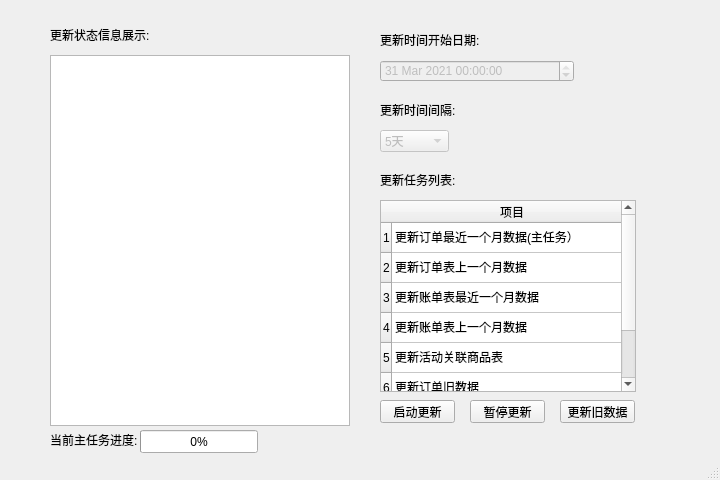
<?xml version="1.0" encoding="UTF-8"?>
<ui version="4.0">
 <class>KSUpdate</class>
 <widget class="QMainWindow" name="KSUpdate">
  <property name="enabled">
   <bool>true</bool>
  </property>
  <property name="geometry">
   <rect>
    <x>0</x>
    <y>0</y>
    <width>720</width>
    <height>480</height>
   </rect>
  </property>
  <property name="minimumSize">
   <size>
    <width>720</width>
    <height>480</height>
   </size>
  </property>
  <property name="windowTitle">
   <string>ks</string>
  </property>
  <widget class="QWidget" name="centralwidget">
   <widget class="QLabel" name="label_message">
    <property name="geometry">
     <rect>
      <x>50</x>
      <y>25</y>
      <width>111</width>
      <height>20</height>
     </rect>
    </property>
    <property name="text">
     <string>更新状态信息展示:</string>
    </property>
   </widget>
   <widget class="QTextBrowser" name="textBrowser">
    <property name="geometry">
     <rect>
      <x>50</x>
      <y>55</y>
      <width>300</width>
      <height>371</height>
     </rect>
    </property>
   </widget>
   <widget class="QDateTimeEdit" name="dateTimeEdit">
    <property name="enabled">
     <bool>false</bool>
    </property>
    <property name="geometry">
     <rect>
      <x>380</x>
      <y>60</y>
      <width>194</width>
      <height>22</height>
     </rect>
    </property>
    <property name="dateTime">
     <datetime>
      <hour>0</hour>
      <minute>0</minute>
      <second>0</second>
      <year>2021</year>
      <month>3</month>
      <day>31</day>
     </datetime>
    </property>
   </widget>
   <widget class="QLabel" name="label_endtime">
    <property name="geometry">
     <rect>
      <x>380</x>
      <y>30</y>
      <width>111</width>
      <height>20</height>
     </rect>
    </property>
    <property name="text">
     <string>更新时间开始日期:</string>
    </property>
   </widget>
   <widget class="QLabel" name="label_time">
    <property name="geometry">
     <rect>
      <x>380</x>
      <y>100</y>
      <width>111</width>
      <height>20</height>
     </rect>
    </property>
    <property name="text">
     <string>更新时间间隔:</string>
    </property>
   </widget>
   <widget class="QComboBox" name="comboBox">
    <property name="enabled">
     <bool>false</bool>
    </property>
    <property name="geometry">
     <rect>
      <x>380</x>
      <y>130</y>
      <width>69</width>
      <height>22</height>
     </rect>
    </property>
    <item>
     <property name="text">
      <string>5天</string>
     </property>
    </item>
   </widget>
   <widget class="QPushButton" name="pushButton_stop">
    <property name="geometry">
     <rect>
      <x>470</x>
      <y>400</y>
      <width>75</width>
      <height>23</height>
     </rect>
    </property>
    <property name="text">
     <string>暂停更新</string>
    </property>
   </widget>
   <widget class="QPushButton" name="pushButton_start">
    <property name="geometry">
     <rect>
      <x>380</x>
      <y>400</y>
      <width>75</width>
      <height>23</height>
     </rect>
    </property>
    <property name="text">
     <string>启动更新</string>
    </property>
   </widget>
   <widget class="QTableWidget" name="tableWidget">
    <property name="enabled">
     <bool>true</bool>
    </property>
    <property name="geometry">
     <rect>
      <x>380</x>
      <y>200</y>
      <width>256</width>
      <height>192</height>
     </rect>
    </property>
    <attribute name="horizontalHeaderDefaultSectionSize">
     <number>240</number>
    </attribute>
    <row>
     <property name="text">
      <string>1</string>
     </property>
    </row>
    <row>
     <property name="text">
      <string>2</string>
     </property>
    </row>
    <row>
     <property name="text">
      <string>3</string>
     </property>
    </row>
    <row>
     <property name="text">
      <string>4</string>
     </property>
    </row>
    <row>
     <property name="text">
      <string>5</string>
     </property>
    </row>
    <row>
     <property name="text">
      <string>6</string>
     </property>
    </row>
    <row>
     <property name="text">
      <string>7</string>
     </property>
    </row>
    <column>
     <property name="text">
      <string>项目</string>
     </property>
     <property name="textAlignment">
      <set>AlignCenter</set>
     </property>
     <property name="foreground">
      <brush brushstyle="SolidPattern">
       <color alpha="255">
        <red>0</red>
        <green>0</green>
        <blue>0</blue>
       </color>
      </brush>
     </property>
    </column>
    <item row="0" column="0">
     <property name="text">
      <string>更新订单最近一个月数据(主任务）</string>
     </property>
     <property name="background">
      <brush brushstyle="NoBrush">
       <color alpha="255">
        <red>0</red>
        <green>0</green>
        <blue>0</blue>
       </color>
      </brush>
     </property>
     <property name="flags">
      <set>ItemIsSelectable|ItemIsDragEnabled|ItemIsDropEnabled|ItemIsUserCheckable|ItemIsEnabled</set>
     </property>
    </item>
    <item row="1" column="0">
     <property name="text">
      <string>更新订单表上一个月数据</string>
     </property>
     <property name="flags">
      <set>ItemIsSelectable|ItemIsDragEnabled|ItemIsDropEnabled|ItemIsUserCheckable|ItemIsEnabled</set>
     </property>
    </item>
    <item row="2" column="0">
     <property name="text">
      <string>更新账单表最近一个月数据</string>
     </property>
     <property name="flags">
      <set>ItemIsSelectable|ItemIsDragEnabled|ItemIsDropEnabled|ItemIsUserCheckable|ItemIsEnabled</set>
     </property>
    </item>
    <item row="3" column="0">
     <property name="text">
      <string>更新账单表上一个月数据</string>
     </property>
     <property name="flags">
      <set>ItemIsSelectable|ItemIsDragEnabled|ItemIsDropEnabled|ItemIsUserCheckable|ItemIsEnabled</set>
     </property>
    </item>
    <item row="4" column="0">
     <property name="text">
      <string>更新活动关联商品表</string>
     </property>
     <property name="flags">
      <set>ItemIsSelectable|ItemIsDragEnabled|ItemIsDropEnabled|ItemIsUserCheckable|ItemIsEnabled</set>
     </property>
    </item>
    <item row="5" column="0">
     <property name="text">
      <string>更新订单旧数据</string>
     </property>
     <property name="flags">
      <set>ItemIsSelectable|ItemIsDragEnabled|ItemIsDropEnabled|ItemIsUserCheckable|ItemIsEnabled</set>
     </property>
    </item>
    <item row="6" column="0">
     <property name="text">
      <string>更新账单旧数据</string>
     </property>
     <property name="flags">
      <set>ItemIsSelectable|ItemIsDragEnabled|ItemIsDropEnabled|ItemIsUserCheckable|ItemIsEnabled</set>
     </property>
    </item>
   </widget>
   <widget class="QLabel" name="label_table">
    <property name="geometry">
     <rect>
      <x>380</x>
      <y>170</y>
      <width>111</width>
      <height>20</height>
     </rect>
    </property>
    <property name="text">
     <string>更新任务列表:</string>
    </property>
   </widget>
   <widget class="QProgressBar" name="progressBar">
    <property name="geometry">
     <rect>
      <x>140</x>
      <y>430</y>
      <width>118</width>
      <height>23</height>
     </rect>
    </property>
    <property name="value">
     <number>0</number>
    </property>
   </widget>
   <widget class="QLabel" name="label_message_2">
    <property name="geometry">
     <rect>
      <x>50</x>
      <y>430</y>
      <width>91</width>
      <height>20</height>
     </rect>
    </property>
    <property name="text">
     <string>当前主任务进度:</string>
    </property>
   </widget>
   <widget class="QPushButton" name="pushButton_update_other">
    <property name="geometry">
     <rect>
      <x>560</x>
      <y>400</y>
      <width>75</width>
      <height>23</height>
     </rect>
    </property>
    <property name="text">
     <string>更新旧数据</string>
    </property>
   </widget>
  </widget>
  <widget class="QStatusBar" name="statusbar"/>
 </widget>
 <resources/>
 <connections/>
</ui>
